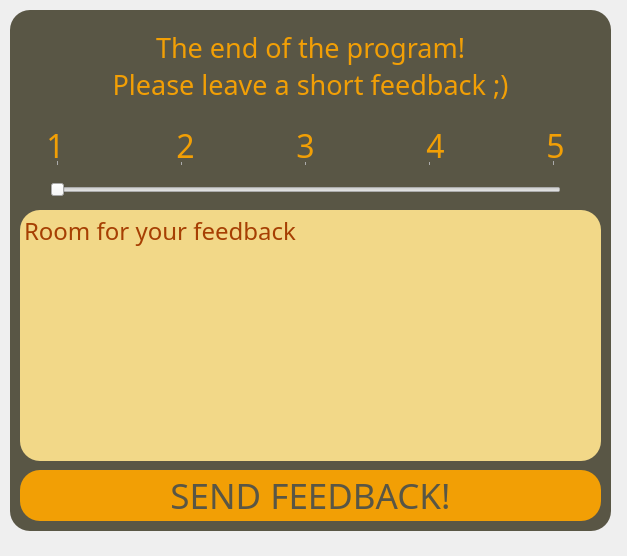
<?xml version="1.0" encoding="UTF-8"?>
<ui version="4.0">
 <class>Form</class>
 <widget class="QWidget" name="Form">
  <property name="geometry">
   <rect>
    <x>0</x>
    <y>0</y>
    <width>627</width>
    <height>556</height>
   </rect>
  </property>
  <property name="windowTitle">
   <string>Form</string>
  </property>
  <property name="autoFillBackground">
   <bool>false</bool>
  </property>
  <widget class="QLabel" name="label">
   <property name="geometry">
    <rect>
     <x>10</x>
     <y>20</y>
     <width>601</width>
     <height>91</height>
    </rect>
   </property>
   <property name="font">
    <font>
     <family>Jokerman</family>
     <pointsize>20</pointsize>
    </font>
   </property>
   <property name="styleSheet">
    <string notr="true">QLabel{
	color: #F29F05;
}</string>
   </property>
   <property name="text">
    <string>The end of the program!
Please leave a short feedback ;)</string>
   </property>
   <property name="alignment">
    <set>Qt::AlignCenter</set>
   </property>
  </widget>
  <widget class="QSlider" name="horizontalSlider">
   <property name="geometry">
    <rect>
     <x>50</x>
     <y>160</y>
     <width>511</width>
     <height>51</height>
    </rect>
   </property>
   <property name="styleSheet">
    <string notr="true"/>
   </property>
   <property name="minimum">
    <number>1</number>
   </property>
   <property name="maximum">
    <number>5</number>
   </property>
   <property name="pageStep">
    <number>1</number>
   </property>
   <property name="orientation">
    <enum>Qt::Horizontal</enum>
   </property>
   <property name="tickPosition">
    <enum>QSlider::TicksAbove</enum>
   </property>
   <property name="tickInterval">
    <number>1</number>
   </property>
  </widget>
  <widget class="QPlainTextEdit" name="plainTextEdit">
   <property name="geometry">
    <rect>
     <x>20</x>
     <y>210</y>
     <width>581</width>
     <height>251</height>
    </rect>
   </property>
   <property name="font">
    <font>
     <family>Jokerman</family>
     <pointsize>18</pointsize>
    </font>
   </property>
   <property name="styleSheet">
    <string notr="true">QPlainTextEdit{
	background-color: #F2D888;
	color: #A63F03;
	border-radius:20px;
}</string>
   </property>
   <property name="frameShape">
    <enum>QFrame::WinPanel</enum>
   </property>
   <property name="frameShadow">
    <enum>QFrame::Sunken</enum>
   </property>
   <property name="plainText">
    <string>Room for your feedback</string>
   </property>
  </widget>
  <widget class="QLabel" name="label_2">
   <property name="geometry">
    <rect>
     <x>30</x>
     <y>120</y>
     <width>51</width>
     <height>51</height>
    </rect>
   </property>
   <property name="font">
    <font>
     <family>Jokerman</family>
     <pointsize>24</pointsize>
    </font>
   </property>
   <property name="styleSheet">
    <string notr="true">QLabel{
	color: #F29F05;
}</string>
   </property>
   <property name="frameShape">
    <enum>QFrame::NoFrame</enum>
   </property>
   <property name="text">
    <string>1</string>
   </property>
   <property name="alignment">
    <set>Qt::AlignCenter</set>
   </property>
  </widget>
  <widget class="QLabel" name="label_3">
   <property name="geometry">
    <rect>
     <x>160</x>
     <y>120</y>
     <width>51</width>
     <height>51</height>
    </rect>
   </property>
   <property name="font">
    <font>
     <family>Jokerman</family>
     <pointsize>24</pointsize>
    </font>
   </property>
   <property name="styleSheet">
    <string notr="true">QLabel{
	color: #F29F05;
}</string>
   </property>
   <property name="frameShape">
    <enum>QFrame::NoFrame</enum>
   </property>
   <property name="text">
    <string>2</string>
   </property>
   <property name="alignment">
    <set>Qt::AlignCenter</set>
   </property>
  </widget>
  <widget class="QLabel" name="label_4">
   <property name="geometry">
    <rect>
     <x>280</x>
     <y>120</y>
     <width>51</width>
     <height>51</height>
    </rect>
   </property>
   <property name="font">
    <font>
     <family>Jokerman</family>
     <pointsize>24</pointsize>
    </font>
   </property>
   <property name="styleSheet">
    <string notr="true">QLabel{
	color: #F29F05;
}</string>
   </property>
   <property name="frameShape">
    <enum>QFrame::NoFrame</enum>
   </property>
   <property name="text">
    <string>3</string>
   </property>
   <property name="alignment">
    <set>Qt::AlignCenter</set>
   </property>
  </widget>
  <widget class="QLabel" name="label_5">
   <property name="geometry">
    <rect>
     <x>410</x>
     <y>120</y>
     <width>51</width>
     <height>51</height>
    </rect>
   </property>
   <property name="font">
    <font>
     <family>Jokerman</family>
     <pointsize>24</pointsize>
    </font>
   </property>
   <property name="styleSheet">
    <string notr="true">QLabel{
	color: #F29F05;
}</string>
   </property>
   <property name="frameShape">
    <enum>QFrame::NoFrame</enum>
   </property>
   <property name="text">
    <string>4</string>
   </property>
   <property name="alignment">
    <set>Qt::AlignCenter</set>
   </property>
  </widget>
  <widget class="QLabel" name="label_6">
   <property name="geometry">
    <rect>
     <x>530</x>
     <y>120</y>
     <width>51</width>
     <height>51</height>
    </rect>
   </property>
   <property name="font">
    <font>
     <family>Jokerman</family>
     <pointsize>24</pointsize>
    </font>
   </property>
   <property name="styleSheet">
    <string notr="true">QLabel{
	color: #F29F05;
}</string>
   </property>
   <property name="frameShape">
    <enum>QFrame::NoFrame</enum>
   </property>
   <property name="text">
    <string>5</string>
   </property>
   <property name="alignment">
    <set>Qt::AlignCenter</set>
   </property>
  </widget>
  <widget class="QPushButton" name="pushButton">
   <property name="geometry">
    <rect>
     <x>20</x>
     <y>470</y>
     <width>581</width>
     <height>51</height>
    </rect>
   </property>
   <property name="font">
    <font>
     <family>Jokerman</family>
     <pointsize>26</pointsize>
    </font>
   </property>
   <property name="cursor">
    <cursorShape>PointingHandCursor</cursorShape>
   </property>
   <property name="styleSheet">
    <string notr="true">QPushButton{
	border-radius: 20px;
	color: #595645;
	background-color: #F29F05;
}</string>
   </property>
   <property name="text">
    <string>SEND FEEDBACK!</string>
   </property>
  </widget>
  <widget class="QFrame" name="frame">
   <property name="geometry">
    <rect>
     <x>10</x>
     <y>10</y>
     <width>601</width>
     <height>521</height>
    </rect>
   </property>
   <property name="styleSheet">
    <string notr="true">QFrame {
	border-radius: 20px;
	background-color: #595645;
}</string>
   </property>
   <property name="frameShape">
    <enum>QFrame::StyledPanel</enum>
   </property>
   <property name="frameShadow">
    <enum>QFrame::Raised</enum>
   </property>
  </widget>
  <zorder>frame</zorder>
  <zorder>label</zorder>
  <zorder>horizontalSlider</zorder>
  <zorder>plainTextEdit</zorder>
  <zorder>label_2</zorder>
  <zorder>label_3</zorder>
  <zorder>label_4</zorder>
  <zorder>label_5</zorder>
  <zorder>label_6</zorder>
  <zorder>pushButton</zorder>
 </widget>
 <resources/>
 <connections/>
</ui>
